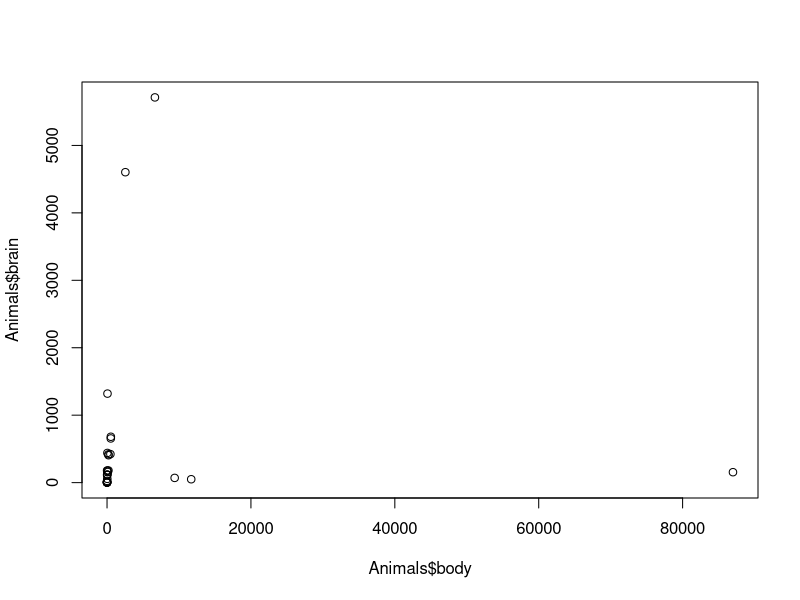
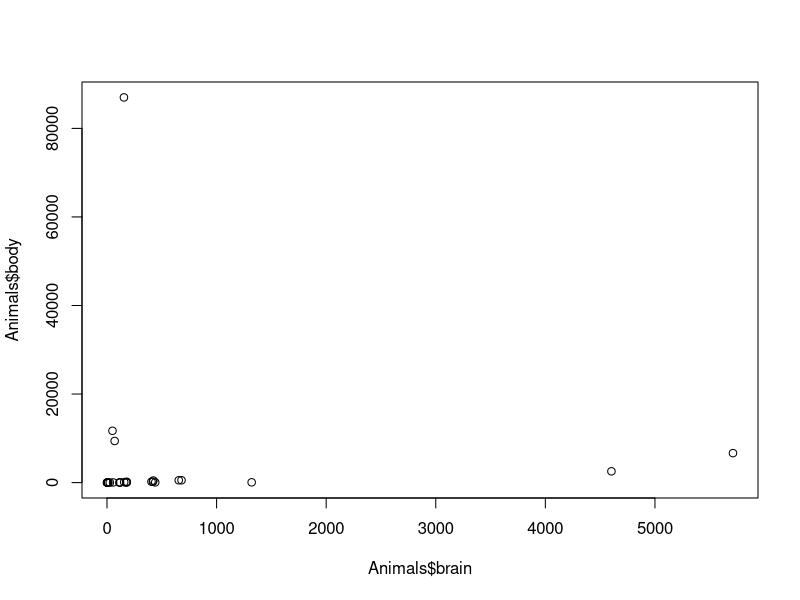
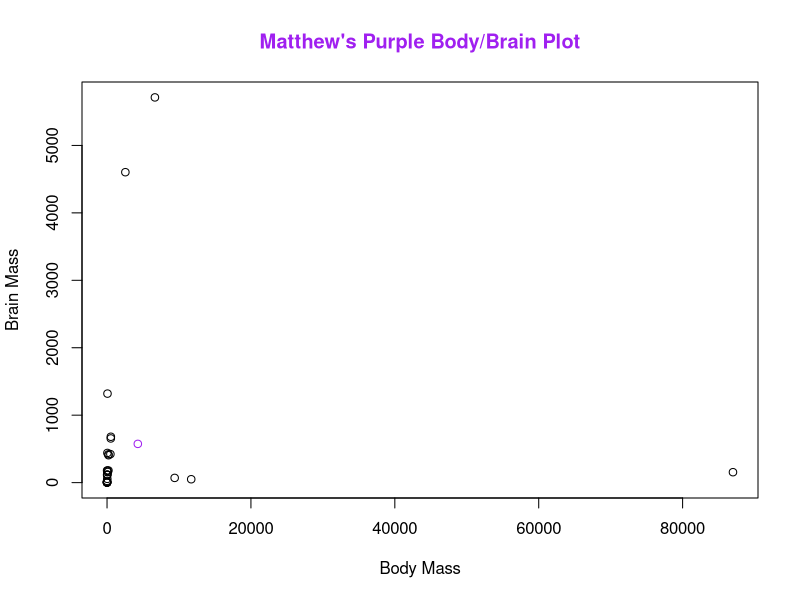

These figures' R source, in order: (Note: this script raises an error after producing the figures.)
library(MASS)
data(Animals)
head(Animals)

plot(x = Animals$body, y = Animals$brain)
plot(x = Animals$brain, y = Animals$body)

data_center_x = mean(Animals$body)
data_center_y = mean(Animals$brain)
c(data_center_x, data_center_y)

plot(x = Animals$body, y = Animals$brain, main = "Matthew's Purple Body/Brain Plot", col.main = "purple",
     xlab = "Body Mass",
     ylab = "Brain Mass")
points(x = data_center_x, y = data_center_y, col = "purple")
curve(
  line_point_slope(
    x, 
    data_center_x, 
    data_center_y,
    0.3), 
  add = TRUE, col = "purple")


line_point_slope = function(x, x1, y1, slope)
{
  get_y_intercept = 
    function(x1, y1, slope) 
      return(-(x1 * slope) + y1)
  
  linear = 
    function(x, yint, slope) 
      return(yint + x * slope)
  
  return(linear(x, get_y_intercept(x1, y1, slope), slope))
}

line_point_slope()
